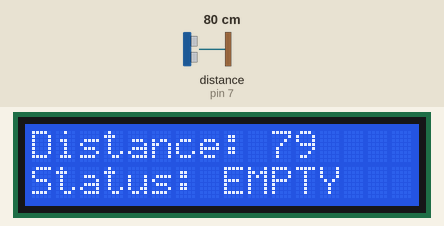
Recording of a sketch running on a simulated Arduino Uno, built with avr-gcc and run on an emulated ATmega328P. On the bench: 16×2 character LCD. Wiring (inferred from the names in the program): ultrasonic range finder: trigger pin 6; echo pin 7. The inputs (shaded band) are chosen by the test bench; at power-on: distance to the obstacle (sensor on pin 7) 80 cm. The echo pulse lasts 58.3 µs per cm; what the sketch prints to the serial monitor is not drawn.

Above: at 3.2 s.
3.3 s: distance to the obstacle (sensor on pin 7) set to 12 cm
At 5.2 s:
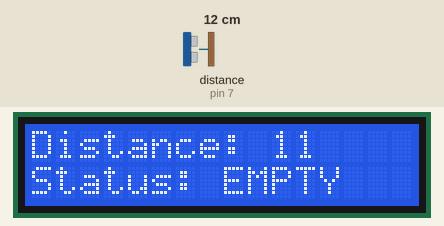
5.6 s: distance to the obstacle (sensor on pin 7) set to 9 cm
At 6.7 s:
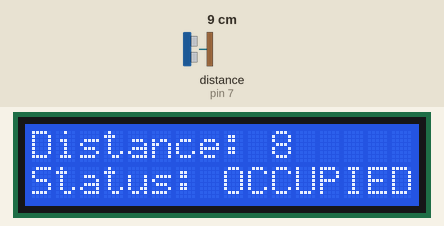
7.7 s: distance to the obstacle (sensor on pin 7) set to 2 cm
At 9.3 s:
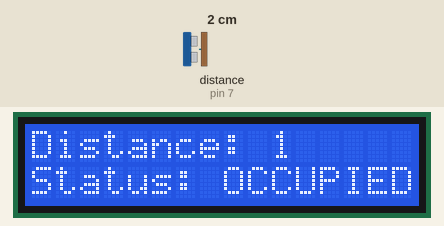
Timing chart, 0 to 10.8 s (numbered marks = the images above; inputs shaded):
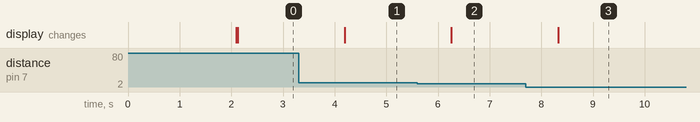

The sketch:

IR_DHT11.ino
```cpp
#include <Wire.h>
#include <LiquidCrystal_I2C.h>

// LCD setup
LiquidCrystal_I2C lcd(0x27, 16, 2);

// Ultrasonic pins
#define TRIG 6
#define ECHO 7

// Distance limit (cm)
int threshold = 10;

void setup() {
  Serial.begin(9600);

  pinMode(TRIG, OUTPUT);
  pinMode(ECHO, INPUT);

  lcd.init();
  lcd.backlight();

  lcd.setCursor(0, 0);
  lcd.print("Smart Parking");
  lcd.setCursor(0, 1);
  lcd.print("System Start");
  delay(2000);
  lcd.clear();
}

long getDistance() {
  digitalWrite(TRIG, LOW);
  delayMicroseconds(2);

  digitalWrite(TRIG, HIGH);
  delayMicroseconds(10);
  digitalWrite(TRIG, LOW);

  long duration = pulseIn(ECHO, HIGH);

  long distance = duration * 0.034 / 2;

  return distance;
}

void loop() {

  long distance = getDistance();

  Serial.print("Distance: ");
  Serial.print(distance);
  Serial.println(" cm");

  lcd.setCursor(0, 0);
  lcd.print("Distance: ");
  lcd.print(distance);
  lcd.print("   ");

  lcd.setCursor(0, 1);

  if (distance > 0 && distance < threshold) {
    lcd.print("Status: OCCUPIED ");
  } else {
    lcd.print("Status: EMPTY    ");
  }

  delay(1000);
}
```

Measured:
- the behaviour switches between 11 and 10 cm on distance to the obstacle (sensor on pin 7) (found by bisection; images 1 and 2)
- after the input at 3.3 s, the display: changes after 0.90 s (image 1)
- after the input at 5.6 s, the display: changes after 0.66 s (image 2)
- after the input at 7.7 s, the display: changes after 0.62 s (image 3)
